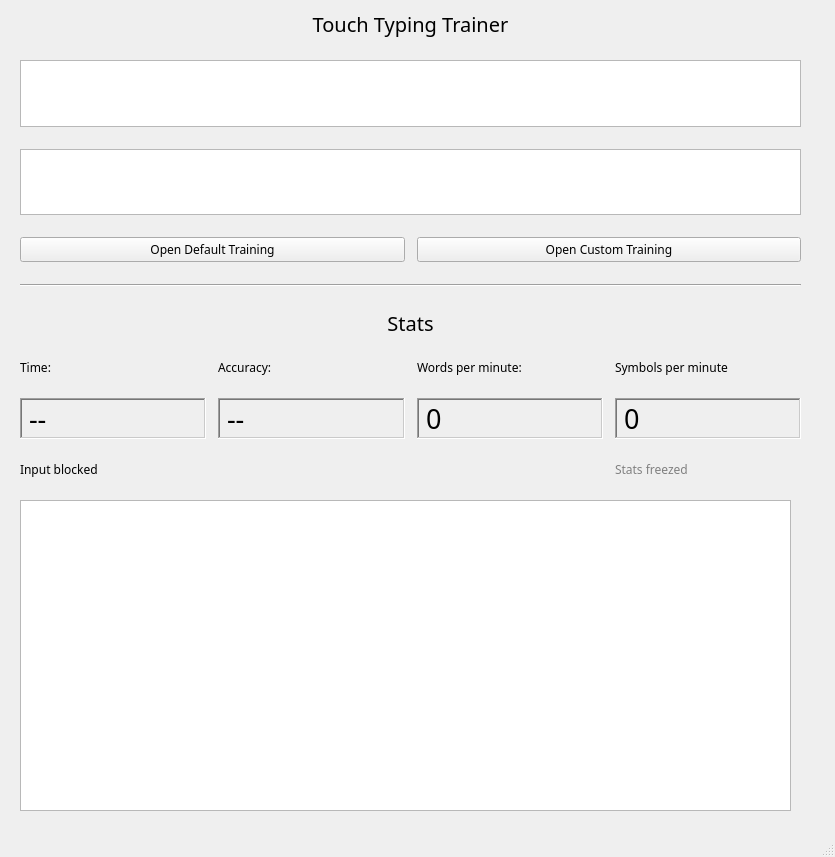
<?xml version="1.0" encoding="UTF-8"?>
<ui version="4.0">
 <class>MainWindow</class>
 <widget class="QMainWindow" name="MainWindow">
  <property name="geometry">
   <rect>
    <x>0</x>
    <y>0</y>
    <width>835</width>
    <height>857</height>
   </rect>
  </property>
  <property name="font">
   <font>
    <family>Fira Code Medium</family>
   </font>
  </property>
  <property name="windowTitle">
   <string>MainWindow</string>
  </property>
  <widget class="QWidget" name="centralwidget">
   <widget class="QWidget" name="gridLayoutWidget">
    <property name="geometry">
     <rect>
      <x>20</x>
      <y>10</y>
      <width>781</width>
      <height>480</height>
     </rect>
    </property>
    <layout class="QGridLayout" name="gridLayout" rowstretch="3,0,0,0,0,0,0,0,0,0">
     <property name="bottomMargin">
      <number>12</number>
     </property>
     <property name="horizontalSpacing">
      <number>12</number>
     </property>
     <property name="verticalSpacing">
      <number>22</number>
     </property>
     <item row="8" column="1">
      <widget class="QLabel" name="accuracyLbl">
       <property name="font">
        <font>
         <family>Source Code Pro Semibold</family>
         <pointsize>20</pointsize>
        </font>
       </property>
       <property name="frameShape">
        <enum>QFrame::WinPanel</enum>
       </property>
       <property name="frameShadow">
        <enum>QFrame::Sunken</enum>
       </property>
       <property name="text">
        <string>--</string>
       </property>
      </widget>
     </item>
     <item row="6" column="0" colspan="4">
      <widget class="QLabel" name="label_2">
       <property name="font">
        <font>
         <family>Source Code Pro Semibold</family>
         <pointsize>15</pointsize>
        </font>
       </property>
       <property name="text">
        <string>Stats</string>
       </property>
       <property name="alignment">
        <set>Qt::AlignCenter</set>
       </property>
      </widget>
     </item>
     <item row="7" column="2">
      <widget class="QLabel" name="label_4">
       <property name="font">
        <font>
         <family>Source Code Pro Semibold</family>
        </font>
       </property>
       <property name="text">
        <string>Words per minute:</string>
       </property>
      </widget>
     </item>
     <item row="1" column="1" colspan="2">
      <widget class="QLabel" name="label">
       <property name="font">
        <font>
         <family>Source Code Pro Semibold</family>
         <pointsize>15</pointsize>
        </font>
       </property>
       <property name="text">
        <string>Touch Typing Trainer</string>
       </property>
       <property name="alignment">
        <set>Qt::AlignCenter</set>
       </property>
      </widget>
     </item>
     <item row="8" column="0">
      <widget class="QLabel" name="timeLbl">
       <property name="font">
        <font>
         <family>Source Code Pro Semibold</family>
         <pointsize>20</pointsize>
        </font>
       </property>
       <property name="frameShape">
        <enum>QFrame::WinPanel</enum>
       </property>
       <property name="frameShadow">
        <enum>QFrame::Sunken</enum>
       </property>
       <property name="text">
        <string>--</string>
       </property>
      </widget>
     </item>
     <item row="9" column="3">
      <widget class="QLabel" name="statsFreezedLbl">
       <property name="font">
        <font>
         <family>Source Code Pro Semibold</family>
        </font>
       </property>
       <property name="styleSheet">
        <string notr="true">QLabel {color: gray}</string>
       </property>
       <property name="frameShape">
        <enum>QFrame::NoFrame</enum>
       </property>
       <property name="text">
        <string>Stats freezed</string>
       </property>
      </widget>
     </item>
     <item row="7" column="3">
      <widget class="QLabel" name="label_5">
       <property name="font">
        <font>
         <family>Source Code Pro Semibold</family>
        </font>
       </property>
       <property name="text">
        <string>Symbols per minute</string>
       </property>
      </widget>
     </item>
     <item row="8" column="2">
      <widget class="QLabel" name="wpmLbl">
       <property name="font">
        <font>
         <family>Source Code Pro Semibold</family>
         <pointsize>20</pointsize>
        </font>
       </property>
       <property name="frameShape">
        <enum>QFrame::WinPanel</enum>
       </property>
       <property name="frameShadow">
        <enum>QFrame::Sunken</enum>
       </property>
       <property name="text">
        <string>0</string>
       </property>
      </widget>
     </item>
     <item row="7" column="1">
      <widget class="QLabel" name="label_3">
       <property name="font">
        <font>
         <family>Source Code Pro Semibold</family>
        </font>
       </property>
       <property name="text">
        <string>Accuracy:</string>
       </property>
      </widget>
     </item>
     <item row="3" column="0" colspan="4">
      <widget class="TTTextEdit" name="userText"/>
     </item>
     <item row="5" column="0" colspan="4">
      <widget class="Line" name="line">
       <property name="orientation">
        <enum>Qt::Horizontal</enum>
       </property>
      </widget>
     </item>
     <item row="4" column="0" colspan="2">
      <widget class="QPushButton" name="defTrainingBtn">
       <property name="font">
        <font>
         <family>Source Code Pro Medium</family>
        </font>
       </property>
       <property name="text">
        <string>Open Default Training</string>
       </property>
      </widget>
     </item>
     <item row="7" column="0">
      <widget class="QLabel" name="label_6">
       <property name="font">
        <font>
         <family>Source Code Pro Semibold</family>
        </font>
       </property>
       <property name="text">
        <string>Time:</string>
       </property>
      </widget>
     </item>
     <item row="8" column="3">
      <widget class="QLabel" name="smpLbl">
       <property name="font">
        <font>
         <family>Source Code Pro Semibold</family>
         <pointsize>20</pointsize>
        </font>
       </property>
       <property name="frameShape">
        <enum>QFrame::WinPanel</enum>
       </property>
       <property name="frameShadow">
        <enum>QFrame::Sunken</enum>
       </property>
       <property name="text">
        <string>0</string>
       </property>
      </widget>
     </item>
     <item row="2" column="0" colspan="4">
      <widget class="TTSourceText" name="sourceText"/>
     </item>
     <item row="4" column="2" colspan="2">
      <widget class="QPushButton" name="customTrainingBtn">
       <property name="font">
        <font>
         <family>Source Code Pro Medium</family>
        </font>
       </property>
       <property name="text">
        <string>Open Custom Training</string>
       </property>
      </widget>
     </item>
     <item row="9" column="0">
      <widget class="QLabel" name="inpBlockedLbl">
       <property name="text">
        <string>Input blocked</string>
       </property>
      </widget>
     </item>
    </layout>
   </widget>
   <widget class="TTKeyboard" name="keyboard">
    <property name="geometry">
     <rect>
      <x>20</x>
      <y>500</y>
      <width>771</width>
      <height>311</height>
     </rect>
    </property>
   </widget>
  </widget>
  <widget class="QMenuBar" name="menubar">
   <property name="geometry">
    <rect>
     <x>0</x>
     <y>0</y>
     <width>835</width>
     <height>21</height>
    </rect>
   </property>
  </widget>
  <widget class="QStatusBar" name="statusbar"/>
 </widget>
 <customwidgets>
  <customwidget>
   <class>TTSourceText</class>
   <extends>QTextEdit</extends>
   <header>TTSourceText.h</header>
  </customwidget>
  <customwidget>
   <class>TTTextEdit</class>
   <extends>QTextEdit</extends>
   <header>TTTextEdit.h</header>
  </customwidget>
  <customwidget>
   <class>TTKeyboard</class>
   <extends>QGraphicsView</extends>
   <header>TTKeyboard.h</header>
  </customwidget>
 </customwidgets>
 <resources/>
 <connections/>
</ui>
